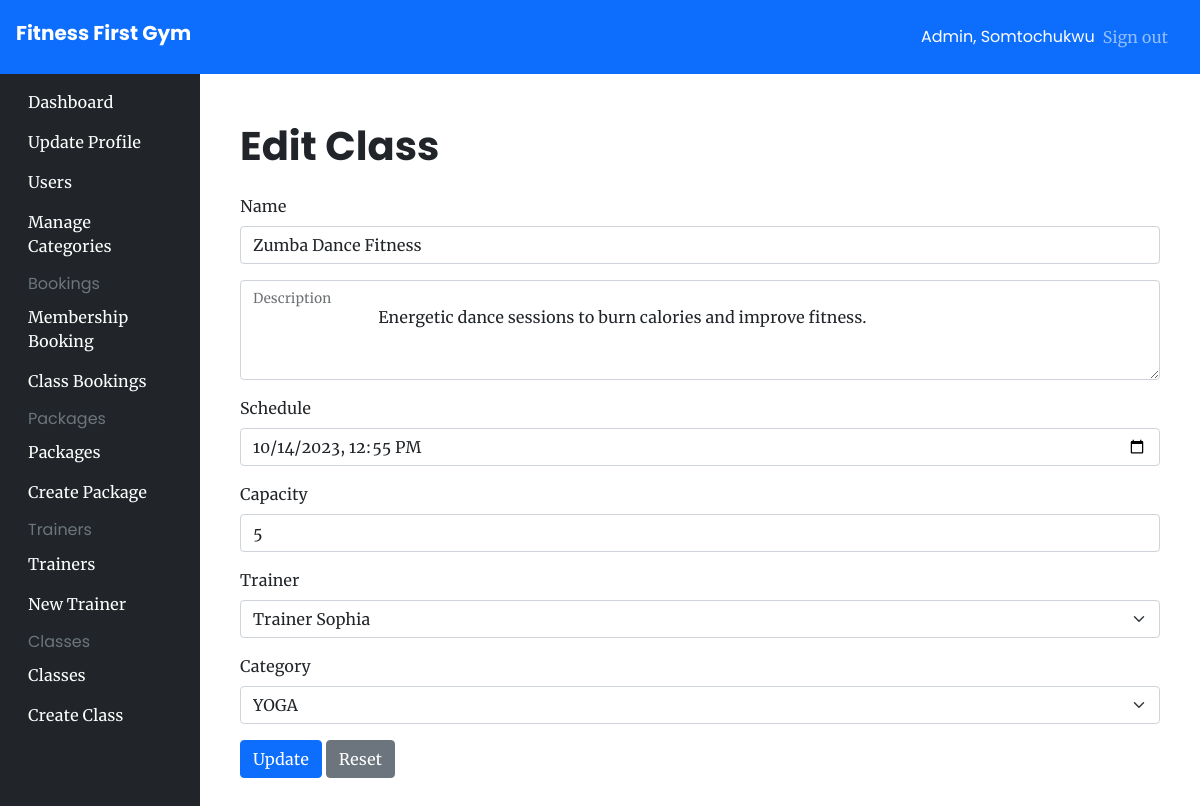
The app's page /admin/class/edit/2 (signed in) with its own data.
### app/models/__init__.py (models this page shows, shortened)
class User(UserMixin, db.Model):
    id = db.Column(db.Integer, primary_key=True)
    firstname = db.Column(db.String(200), nullable=False)
    lastname = db.Column(db.String(200), nullable=True)
    email = db.Column(db.String(100), nullable=False, unique=True)
    password = db.Column(db.String(200), nullable=False)
    isAdmin = db.Column(db.Boolean(), default=False)
    createdAt = db.Column(db.DateTime, default=datetime.utcnow)
    payment_details = db.relationship('PaymentDetails', uselist=False, back_populates='user')
    membership = db.relation('Membership', uselist=False, back_populates='user')

class Class(db.Model):
    id = db.Column(db.Integer, primary_key=True)
    name = db.Column(db.String(150), unique=True, nullable=False)
    description = db.Column(db.String(500), nullable=False)
    schedule = db.Column(db.DateTime, nullable=False)
    category_id = db.Column(db.Integer, db.ForeignKey('category.id'))
    category = db.relationship('Category', backref=db.backref('class', lazy='dynamic'))
    trainer_id = db.Column(db.Integer, db.ForeignKey('trainer.id'))
    trainer = db.relationship('Trainer', backref=db.backref('class', lazy='dynamic'))
    current_capacity = db.Column(db.Integer, default=0)
    max_capacity = db.Column(db.Integer, default=10)

class Trainer(db.Model):
    id = db.Column(db.Integer, primary_key=True)
    firstname = db.Column(db.String(100), nullable=False)
    lastname = db.Column(db.String(100), nullable=False)
    category_id = db.Column(db.Integer, db.ForeignKey('category.id'))
    category = db.relationship('Category', backref=db.backref('trainer_category', lazy='dynamic'))

### app/models/Package.py (models this page shows)
class Category(db.Model):
    id = db.Column(db.Integer, primary_key=True)
    name = db.Column(db.String(50), unique=True)

### app/class_views.py (the view, shortened to what this page needs)
@app.route('/admin/class/edit/<int:id>', methods=['GET', 'POST'])
@login_required
@authorize_request
def edit_class(id):
    found_class = Class.query.get(id)
    categories = Category.query.all()
    trainers = Trainer.query.all()
    return render_template('pages/admin/class/edit.html', _class=found_class, categories=categories, trainers=trainers)

### app/admin_views.py (called while the page is built)
def authorize_request(view_func):
   @wraps(view_func)
   def wrapped_view(*args, **kwargs):
      try:
         if current_user.isAdmin:
               return view_func(*args, **kwargs)
         else:
            flash('Unauthorized')
            return redirect('/')
      except Exception as error:
         return render_template('pages/error/500.html', error=error)
   return wrapped_view

### app/models/__init__.py (called while the page is built)
@login_manager.user_loader
def load_user(id):
    return User.query.get(id)

### app/templates/pages/admin/class/edit.html (shortened to what this page needs)
{% extends "components/admin_base.html" %}
{% block content %}
<form action="/admin/class/edit/{{_class.id}}" method="post" class="container mx-auto my-3 row g-3">
    <h1>Edit Class</h1>
    <div class="col-12">
        <label for="inputNanme4" class="form-label">Name</label>
        <input type="text" class="form-control" id="name" name="name" value="{{_class.name if _class.name}}" minlength="6" required>
    </div>
    <div class="col-12">
        <div class="form-floating">
            <textarea class="form-control" placeholder="Address" id="description" name="description" required
                style="height: 100px;">
                {{_class.description}}
            </textarea>
            <label for="floatingTextarea">Description</label>
        </div>
    </div>
    <div class="col-12">
        <label for="inputEmail4" class="form-label">Schedule</label>
        <input type="datetime-local" class="form-control" id="schedule" name="schedule"
            value="{{_class.schedule if _class.schedule}}" required>
    </div>
    <div class="col-12">
        <label for="inputEmail4" class="form-label">Capacity</label>
        <input type="number" min="5" max="30" class="form-control" id="capacity" name="capacity" value="{{5 if not _class.max_capacity else _class.max_capacity}}" required>
    </div>
    <div class="col-12">
        <label for="inputEmail4" class="form-label">Trainer</label>
        <select id="trainer" name="trainer" class="form-select">
            <option value="{{_class.trainer.id}}">{{"Trainer " + _class.trainer.firstname}}</option>
        </select>
    </div>
    <div class="col-12">
        <label for="inputEmail4" class="form-label">Category</label>
        <select id="category" name="category" class="form-select">
            <option value="{{_class.category.id}}">{{_class.category.name}}</option>
        </select>
    </div>
    <div class="text-left">
        <button type="submit" class="btn btn-primary">Update</button>
        <button type="reset" class="btn btn-secondary">Reset</button>
    </div>
</form>
{% endblock content %}

### app/templates/components/admin_base.html (shortened to what this page needs)
<!DOCTYPE html>
<html lang="en">
<head>
    <link rel="stylesheet" href="{{url_for('static', filename='css/bootstrap.min.css')}}" />
    <link rel="stylesheet" href="{{url_for('static', filename='css/main.css')}}" />
</head>
<body class="relative">
    <main>
        <nav class="navbar navbar-dark sticky-top bg-primary flex-md-nowrap p-3">
            <a class="navbar-brand h2 col-sm-3 col-md-2 mr-0" href="/">Fitness First Gym</a>
            <div class="navbar-nav px-3">
                <div class="nav-item text-nowrap d-flex align-items-center">
                    <span class="text-white mx-2">Admin, {{current_user.firstname}}</span>
                    <a class="nav-link" href="/auth/logout">Sign out</a>
                </div>
            </div>
        </nav>
        <div>
            <div class="container-fluid">
                <div class="row">
                    {% include "components/admin_navbar.html" %}
                    <main role="main" class="relative col-md-9 ml-sm-auto col-lg-10 p-3">
                        {% block content %} {% endblock %}
                    </main>
                </div>
            </div>
        </div>
    </main>
</body>
</html>

### app/static/css/main.css (style rules this page uses)
body { font-family: 'Merriweather'; }
h1, h2, h3, h4 , h5 , h6, .h1, .h2, .h3, .h4 , .h5 , .h6 { font-family: 'PoppinsBold'; font-weight: 500; }
span, p { font-family: 'Poppins'; }

### records on screen
User: firstname "Somtochukwu"
Class: name "Zumba Dance Fitness", description "Energetic dance sessions to burn calories and improve fitness.", schedule "10/14/2023 12:55", capacity "5"
Trainer: trainer "Trainer Sophia"
Category: category "YOGA"
